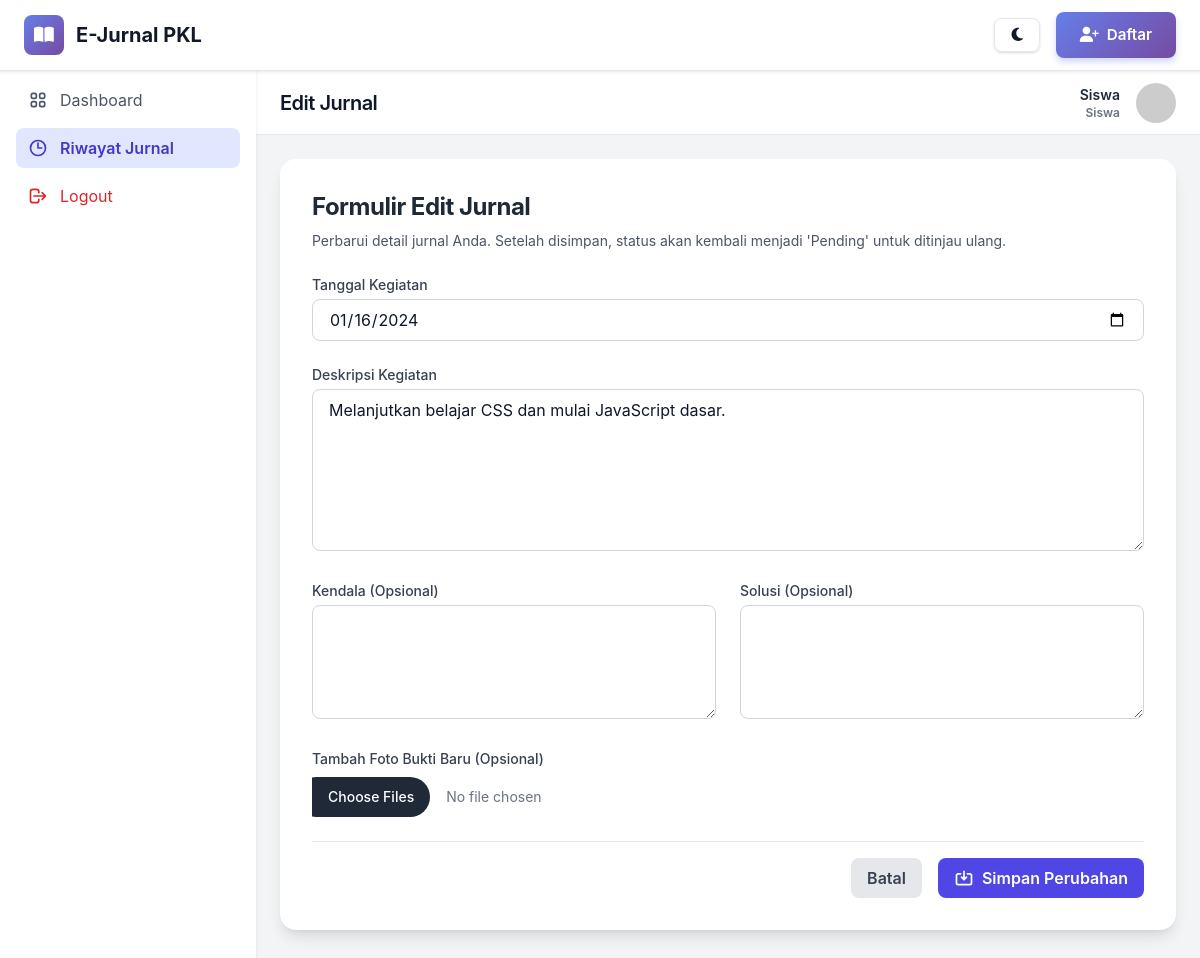
/public/siswa/jurnal_edit.php?id=2 (signed in), run on the app's committed database.
### tables this page shows
CREATE TABLE jurnal_harian (
    id INT AUTO_INCREMENT PRIMARY KEY,
    id_siswa INT NOT NULL,
    tanggal_kegiatan DATE NOT NULL,
    deskripsi_kegiatan TEXT NOT NULL,
    kendala TEXT,
    solusi TEXT,
    status ENUM('pending', 'approved', 'rejected') DEFAULT 'pending',
    komentar_pembimbing TEXT,
    tanggal_review TIMESTAMP NULL DEFAULT NULL,
    nilai_apresiasi INT,
    created_at TIMESTAMP DEFAULT CURRENT_TIMESTAMP,
    FOREIGN KEY (id_siswa) REFERENCES users(id) ON DELETE CASCADE
);

### public/siswa/jurnal_edit.php (the view, shortened to what this page needs)
<?php
include '../../app/_config/database.php';
$user_name = $_SESSION['user_nama'] ?? 'Siswa';
$id_siswa = $_SESSION['user_id'];
$id_jurnal = filter_input(INPUT_GET, 'id', FILTER_VALIDATE_INT);
$stmt = $pdo->prepare("SELECT * FROM jurnal_harian WHERE id = ? AND id_siswa = ?");
$stmt->execute([$id_jurnal, $id_siswa]);
$jurnal = $stmt->fetch(PDO::FETCH_ASSOC);
include '../../templates/header.php';
?>
<div class="min-h-screen bg-gray-100">
    <aside class="fixed inset-y-0 left-0 z-20 w-64 bg-white shadow-md flex-col hidden sm:flex">
         <div class="flex h-16 items-center justify-center border-b">
            <a href="index.php" class="flex items-center gap-2 font-bold text-lg text-gray-800">
                <span>E-Jurnal</span>
            </a>
        </div>
        <nav class="flex-1 p-4 space-y-2">
            <a href="index.php" class="flex items-center gap-3 rounded-lg px-3 py-2 text-gray-600 hover:bg-gray-100 hover:text-gray-800 transition-all">
                Dashboard
            </a>
            <a href="jurnal_history.php" class="flex items-center gap-3 rounded-lg bg-indigo-100 text-indigo-700 px-3 py-2 font-semibold">
                 <svg class="h-5 w-5" fill="none" viewBox="0 0 24 24" stroke="currentColor"><path stroke-linecap="round" stroke-linejoin="round" stroke-width="2" d="M12 6v6h4.5m4.5 0a9 9 0 11-18 0 9 9 0 0118 0z"/></svg>
                Riwayat Jurnal
            </a>
            <a href="../logout.php" class="flex items-center gap-3 rounded-lg px-3 py-2 text-red-600 hover:bg-red-100 mt-auto transition-all">
                <svg class="h-5 w-5" fill="none" viewBox="0 0 24 24" stroke="currentColor"><path stroke-linecap="round" stroke-linejoin="round" stroke-width="2" d="M17 16l4-4m0 0l-4-4m4 4H7m6 4v1a3 3 0 01-3 3H6a3 3 0 01-3-3V7a3 3 0 013-3h4a3 3 0 013 3v1" /></svg>
                Logout
            </a>
        </nav>
    </aside>
    <div class="flex flex-col sm:ml-64">
        <header class="sticky top-0 z-10 flex h-16 items-center justify-between border-b bg-white px-6">
            <h1 class="text-xl font-semibold">Edit Jurnal</h1>
             <div class="flex items-center gap-4">
                 <div class="font-semibold text-right">
                    <div class="text-sm text-gray-800"><?php echo htmlspecialchars($user_name); ?></div>
                    <div class="text-xs text-gray-500">Siswa</div>
                </div>
                <img class="h-10 w-10 rounded-full object-cover" src="https://ui-avatars.com/api/?name=<?php echo urlencode($user_name); ?>&background=random&color=fff" alt="User Avatar">
            </div>
        </header>
        <main class="flex-1 p-6">
            <div class="max-w-4xl mx-auto bg-white p-8 rounded-2xl shadow-lg">
                 <h2 class="text-2xl font-bold text-gray-800 mb-2">Formulir Edit Jurnal</h2>
                 <p class="mb-6 text-sm text-gray-600">Perbarui detail jurnal Anda. Setelah disimpan, status akan kembali menjadi 'Pending' untuk ditinjau ulang.</p>
                <form method="POST" action="jurnal_edit.php?id=<?php echo $jurnal['id']; ?>" enctype="multipart/form-data" class="space-y-6">
                    <div>
                        <label for="tanggal_kegiatan" class="block text-sm font-medium text-gray-700 mb-1">Tanggal Kegiatan</label>
                        <input type="date" id="tanggal_kegiatan" name="tanggal_kegiatan" value="<?php echo htmlspecialchars($jurnal['tanggal_kegiatan']); ?>" class="w-full px-4 py-2 border border-gray-300 rounded-lg focus:ring-indigo-500 focus:border-indigo-500" required>
                    </div>
                    <div>
                        <label for="deskripsi_kegiatan" class="block text-sm font-medium text-gray-700 mb-1">Deskripsi Kegiatan</label>
                        <textarea id="deskripsi_kegiatan" name="deskripsi_kegiatan" rows="6" class="w-full px-4 py-2 border border-gray-300 rounded-lg focus:ring-indigo-500 focus:border-indigo-500" required><?php echo htmlspecialchars($jurnal['deskripsi_kegiatan']); ?></textarea>
                    </div>
                     <div class="grid grid-cols-1 md:grid-cols-2 gap-6">
                        <div>
                            <label for="kendala" class="block text-sm font-medium text-gray-700 mb-1">Kendala (Opsional)</label>
                            <textarea id="kendala" name="kendala" rows="4" class="w-full px-4 py-2 border border-gray-300 rounded-lg focus:ring-indigo-500 focus:border-indigo-500"><?php echo htmlspecialchars($jurnal['kendala']); ?></textarea>
                        </div>
                        <div>
                            <label for="solusi" class="block text-sm font-medium text-gray-700 mb-1">Solusi (Opsional)</label>
                            <textarea id="solusi" name="solusi" rows="4" class="w-full px-4 py-2 border border-gray-300 rounded-lg focus:ring-indigo-500 focus:border-indigo-500"><?php echo htmlspecialchars($jurnal['solusi']); ?></textarea>
                        </div>
                    </div>
                    <div>
                         <label for="foto_bukti" class="block text-sm font-medium text-gray-700 mb-2">Tambah Foto Bukti Baru (Opsional)</label>
                         <input type="file" id="foto_bukti" name="foto_bukti[]" multiple accept="image/*" class="block w-full text-sm text-gray-500 file:mr-4 file:py-2 file:px-4 file:rounded-full file:border-0 file:text-sm file:font-semibold file:bg-indigo-50 file:text-indigo-700 hover:file:bg-indigo-100"/>
                    </div>
                    <div class="flex items-center justify-end space-x-4 pt-4 border-t mt-8">
                        <a href="jurnal_detail.php?id=<?php echo $jurnal['id']; ?>" class="bg-gray-200 text-gray-700 font-semibold py-2 px-4 rounded-lg hover:bg-gray-300 transition-all">Batal</a>
                        <button type="submit" class="bg-indigo-600 text-white font-semibold py-2 px-4 rounded-lg hover:bg-indigo-700 transition-all flex items-center gap-2">
                            <svg class="h-5 w-5" fill="none" viewBox="0 0 24 24" stroke="currentColor"><path stroke-linecap="round" stroke-linejoin="round" stroke-width="2" d="M8 7H5a2 2 0 00-2 2v9a2 2 0 002 2h14a2 2 0 002-2V9a2 2 0 00-2-2h-3m-1 4l-3 3m0 0l-3-3m3 3V4" /></svg>
                            <span>Simpan Perubahan</span>
                        </button>
                    </div>
                </form>
            </div>
        </main>
    </div>
</div>
<?php include '../../templates/footer.php'; ?>

### public/assets/css/premium.css (style rules this page uses)
:root { --gradient-primary: linear-gradient(135deg, #667eea 0%, #764ba2 100%); --gradient-primary-alt: linear-gradient(135deg, #5568d3 0%, #6b3fa1 100%); --gradient-secondary: linear-gradient(135deg, #f093fb 0%, #f5576c 100%); --gradient-success: linear-gradient(135deg, #10b981 0%, #059669 100%); --gradient-warning: linear-gradient(135deg, #f59e0b 0%, #d97706 100%); --gradient-danger: linear-gradient(135deg, #ef4444 0%, #dc2626 100%); --gradient-info: linear-gradient(135deg, #3b82f6 0%, #1e40af 100%); --primary: #667eea; --primary-dark: #5568d3; --primary-light: #8b9eed; --secondary: #764ba2; --success: #10b981; --success-dark: #059669; --warning: #f59e0b; --danger: #ef4444; --info: #3b82f6; --gray-50: #f9fafb; --gray-100: #f3f4f6; --gray-200: #e5e7eb; --gray-300: #d1d5db; --gray-400: #9ca3af; --gray-500: #6b7280; --gray-600: #4b5563; --gray-700: #374151; --gray-800: #1f2937; --gray-900: #111827; --shadow-xs: 0 1px 2px 0 rgba(0, 0, 0, 0.05); --shadow-sm: 0 1px 3px 0 rgba(0, 0, 0, 0.1), 0 1px 2px 0 rgba(0, 0, 0, 0.06); --shadow-md: 0 4px 6px -1px rgba(0, 0, 0, 0.1), 0 2px 4px -1px rgba(0, 0, 0, 0.06); --shadow-lg: 0 10px 15px -3px rgba(0, 0, 0, 0.1), 0 4px 6px -2px rgba(0, 0, 0, 0.05); --shadow-xl: 0 20px 25px -5px rgba(0, 0, 0, 0.1), 0 10px 10px -5px rgba(0, 0, 0, 0.04); --shadow-2xl: 0 25px 50px -12px rgba(0, 0, 0, 0.25); --backdrop-blur: blur(8px); --z-dropdown: 1000; --z-sticky: 1020; --z-fixed: 1030; --z-modal-backdrop: 1040; --z-modal: 1050; --z-popover: 1060; --z-tooltip: 1070; }
* { transition-property: background-color, border-color, color, fill, stroke, opacity, box-shadow, transform, filter, backdrop-filter; transition-timing-function: cubic-bezier(0.4, 0, 0.2, 1); transition-duration: 150ms; }
html { scroll-behavior: smooth; scroll-padding-top: 80px; }
body { font-family: -apple-system, BlinkMacSystemFont, 'Segoe UI', 'Helvetica Neue', sans-serif; background: linear-gradient(135deg, var(--gray-50) 0%, var(--gray-100) 100%); color: var(--gray-900); line-height: 1.6; }
h1, h2, h3, h4, h5, h6 { font-weight: 700; line-height: 1.2; letter-spacing: -0.5px; }
p { color: var(--gray-600); }
a { color: var(--primary); text-decoration: none; transition: all 150ms cubic-bezier(0.4, 0, 0.2, 1); }

### public/assets/css/modern.css (style rules this page uses)
:root { --primary: #667eea; --primary-dark: #5568d3; --secondary: #764ba2; --success: #10b981; --warning: #f59e0b; --danger: #ef4444; --info: #3b82f6; }
* { transition-property: background-color, border-color, color, fill, stroke, opacity, box-shadow, transform, filter, backdrop-filter; transition-timing-function: cubic-bezier(0.4, 0, 0.2, 1); transition-duration: 150ms; }
html { scroll-behavior: smooth; }
body { font-family: -apple-system, BlinkMacSystemFont, 'Segoe UI', Roboto, 'Helvetica Neue', Arial, sans-serif; }
input[type="text"], input[type="email"], input[type="password"], input[type="number"], textarea, select { transition: all 0.3s ease; }
a { @apply no-underline; }

### templates/header.php (style rules this page uses)
:root { --primary: #667eea; --primary-dark: #5568d3; --secondary: #764ba2; --success: #10b981; --warning: #f59e0b; --danger: #ef4444; }
* { transition-property: background-color, border-color, color, fill, stroke, opacity, box-shadow, transform, filter, backdrop-filter; transition-timing-function: cubic-bezier(0.4, 0, 0.2, 1); transition-duration: 150ms; }
body { font-family: -apple-system, BlinkMacSystemFont, 'Segoe UI', Roboto, 'Helvetica Neue', Arial, sans-serif; }

### data on the page
jurnal_harian: tanggal_kegiatan "01/16/2024", deskripsi_kegiatan "Melanjutkan belajar CSS dan mulai JavaScript dasar."

### other printed values
$user_name "Siswa"
